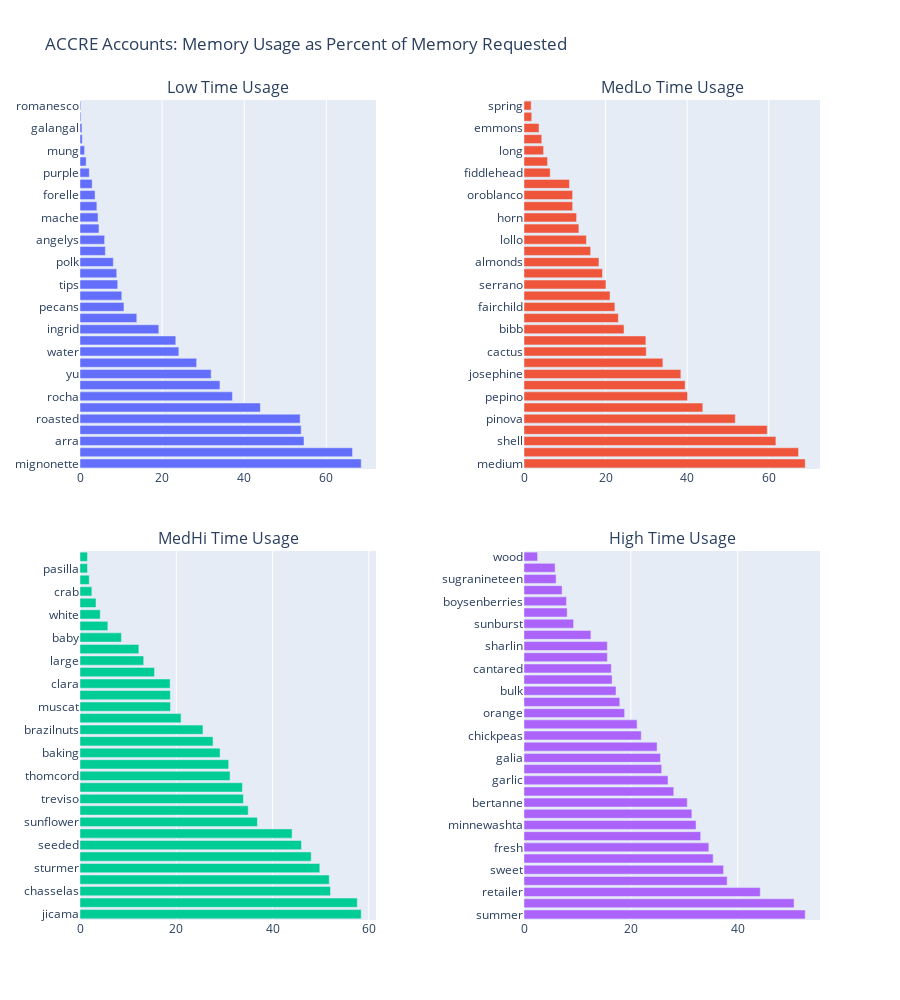

The notebook cell this image was saved under:
### Code cell
mem_plot_avgT = avg_memuse_byacct[['account','avg_usage','used_hours','mem_quartile', 'hours_quartile']]#.set_index('account')
#mycolorscale = 'haline'

df=mem_plot_avg.sort_values(['avg_usage'], ascending=False)
figT = make_subplots(
                    rows=2, cols=2,
                    subplot_titles = ('Low Time Usage', 'MedLo Time Usage', 'MedHi Time Usage', 'High Time Usage'),
                    vertical_spacing = 0.1,
                    horizontal_spacing = 0.2                    
                   )

figT.add_trace(go.Bar(y=df.loc[df['hours_quartile']==1,'account'], x=df.loc[df['hours_quartile']==1,'avg_usage'] 
                     ,orientation='h' 
                     #,marker=dict(color=df['hours_quartile'], coloraxis='coloraxis')
                     , name='Low'), row=1, col=1)
figT.add_trace(go.Bar(y=df.loc[df['hours_quartile']==2,'account'], x=df.loc[df['hours_quartile']==2,'avg_usage']
                     ,orientation='h'
                     #, marker=dict(color=df['hours_quartile'], coloraxis='coloraxis')
                     , name='MedLo'), row=1, col=2)
figT.add_trace(go.Bar(y=df.loc[df['hours_quartile']==3,'account'], x=df.loc[df['hours_quartile']==3,'avg_usage']
                     ,orientation='h'
                     #, marker=dict(color=df['hours_quartile'], coloraxis='coloraxis')
                     , name='MedHi'), row=2, col=1)
figT.add_trace(go.Bar(y=df.loc[df['hours_quartile']==4,'account'], x=df.loc[df['hours_quartile']==4,'avg_usage']
                     ,orientation='h'
                     #, marker=dict(color=df['hours_quartile'], coloraxis='coloraxis')
                     ,name='High'), row=2, col=2)

figT.update_yaxes(type='category')
#fig.update_xaxes(range=[q1cut-.5, q2cut+2], row=1, col=2)
#fig.update_xaxes(range=[q2cut-.5,q3cut+2], row=2, col=1)
#fig.update_xaxes(range=[q3cut-.5,max+2], row=2, col=2)

figT.update_layout(
                    title_text = 'ACCRE Accounts: Memory Usage as Percent of Memory Requested',             
                    showlegend=False,
                    height=1000#,
                    #coloraxis=dict(colorscale=mycolorscale, colorbar=dict(dtick=1, title='Total Time Quartile', titleside='right'))
                    )
#figT.show()

### Figure 1 — Plotly figure (JSON) as saved in the notebook; plotly's stock layout.template omitted (floating-point values rounded to 4 significant figures)
{"data": [{"name": "Low", "orientation": "h", "type": "bar", "x": [68.47, 66.36, 54.54, 53.85, 53.61, 43.92, 37.12, 34.08, 31.93, 28.4, 24.07, 23.32, 19.19, 13.83, 10.7, 10.18, 9.182, 8.944, 8.116, 6.17, 5.992, 4.618, 4.394, 4.105, 3.669, 2.965, 2.267, 1.499, 1.111, 0.5471, 0.4748, 0.2215, 0.1785], "xaxis": "x", "y": ["mignonette", "antares", "arra", "shallots", "roasted", "kumquat", "rocha", "nino", "yu", "cinnabar", "water", "lochbuie", "ingrid", "hearts", "pecans", "kabocha", "tips", "pickling", "polk", "tree", "angelys", "pink", "mache", "malanga", "forelle", "pioppino", "purple", "chayote", "mung", "cocktail", "galangal", "plumcot", "romanesco"], "yaxis": "y"}, {"name": "MedLo", "orientation": "h", "type": "bar", "x": [68.93, 67.29, 61.75, 59.63, 51.78, 43.83, 40.09, 39.5, 38.45, 34.04, 29.97, 29.87, 24.53, 23.13, 22.28, 21.09, 20.09, 19.24, 18.37, 16.33, 15.3, 13.45, 12.89, 11.93, 11.91, 11.14, 6.419, 5.77, 4.797, 4.353, 3.673, 1.895, 1.755], "xaxis": "x2", "y": ["medium", "strawberries", "shell", "shiny", "pinova", "broccoli", "pepino", "cmsadmin", "josephine", "dill", "cactus", "lemon", "bibb", "concord", "fairchild", "celery", "serrano", "bell", "almonds", "carambola", "lollo", "bay", "horn", "bon", "oroblanco", "huaguan", "fiddlehead", "milwa", "long", "peanuts", "emmons", "pitted", "spring"], "yaxis": "y2"}, {"name": "MedHi", "orientation": "h", "type": "bar", "x": [58.4, 57.59, 52.03, 51.77, 49.81, 48.02, 46.0, 44.05, 36.84, 34.94, 33.94, 33.73, 31.17, 30.88, 29.1, 27.63, 25.54, 20.99, 18.79, 18.76, 18.72, 15.47, 13.23, 12.22, 8.604, 5.783, 4.203, 3.322, 2.463, 1.923, 1.556, 1.551], "xaxis": "x3", "y": ["jicama", "texas", "chasselas", "delblush", "sturmer", "chipilin", "seeded", "burro", "sunflower", "anise", "treviso", "alkmene", "thomcord", "belle", "baking", "kinnow", "brazilnuts", "blackberries", "muscat", "harovin", "clara", "st", "large", "leaves", "baby", "atemoyas", "white", "amaranth", "crab", "grisette", "pasilla", "plantain"], "yaxis": "y3"}, {"name": "High", "orientation": "h", "type": "bar", "x": [52.62, 50.54, 44.21, 38.02, 37.35, 35.39, 34.59, 33.07, 32.2, 31.41, 30.55, 28.03, 26.95, 25.76, 25.54, 24.9, 21.94, 21.16, 18.83, 17.92, 17.22, 16.49, 16.34, 15.6, 15.59, 12.52, 9.278, 8.079, 7.954, 7.124, 6.01, 5.82, 2.543], "xaxis": "x4", "y": ["summer", "wax", "retailer", "horseradish", "sweet", "carrot", "fresh", "mixed", "minnewashta", "cep", "bertanne", "winged", "garlic", "cms_lowprio", "galia", "lychees", "chickpeas", "cms", "orange", "casaba", "bulk", "round", "cantared", "key", "sharlin", "conference", "sunburst", "regal", "boysenberries", "portabella", "sugranineteen", "bunch", "wood"], "yaxis": "y4"}], "layout": {"annotations": [{"font": {"size": 16}, "showarrow": false, "text": "Low Time Usage", "x": 0.2, "xanchor": "center", "xref": "paper", "y": 1, "yanchor": "bottom", "yref": "paper"}, {"font": {"size": 16}, "showarrow": false, "text": "MedLo Time Usage", "x": 0.8, "xanchor": "center", "xref": "paper", "y": 1, "yanchor": "bottom", "yref": "paper"}, {"font": {"size": 16}, "showarrow": false, "text": "MedHi Time Usage", "x": 0.2, "xanchor": "center", "xref": "paper", "y": 0.45, "yanchor": "bottom", "yref": "paper"}, {"font": {"size": 16}, "showarrow": false, "text": "High Time Usage", "x": 0.8, "xanchor": "center", "xref": "paper", "y": 0.45, "yanchor": "bottom", "yref": "paper"}], "height": 1000, "showlegend": false, "title": {"text": "ACCRE Accounts: Memory Usage as Percent of Memory Requested"}, "xaxis": {"anchor": "y", "domain": [0, 0.4]}, "xaxis2": {"anchor": "y2", "domain": [0.6, 1]}, "xaxis3": {"anchor": "y3", "domain": [0, 0.4]}, "xaxis4": {"anchor": "y4", "domain": [0.6, 1]}, "yaxis": {"anchor": "x", "domain": [0.55, 1], "type": "category"}, "yaxis2": {"anchor": "x2", "domain": [0.55, 1], "type": "category"}, "yaxis3": {"anchor": "x3", "domain": [0, 0.45], "type": "category"}, "yaxis4": {"anchor": "x4", "domain": [0, 0.45], "type": "category"}}}
